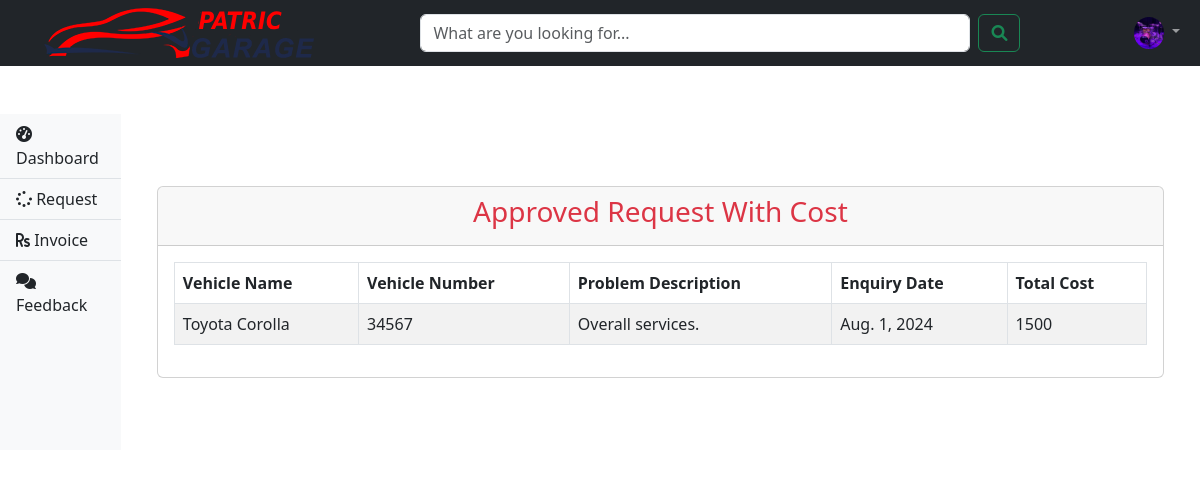
Screenshot of /customer-invoice (signed in) with the database file from the repository.
### vehicle/models.py (models this page shows, shortened)
class Customer(models.Model):
    user = models.OneToOneField(User, on_delete=models.CASCADE)
    address = models.CharField(max_length=500)
    mobile = models.CharField(max_length=20)
    profile_pic = models.ImageField(upload_to='profile_pic/CustomerProfilePic/', null=True, blank=True)

class Request(models.Model):
    CATEGORY_CHOICES = (
        ('two wheeler with gear', 'Two Wheeler with Gear'),
        ('two wheeler without gear', 'Two Wheeler without Gear'),
        ('three wheeler', 'Three Wheeler'),
        ('four wheeler', 'Four Wheeler')
    )
    STATUS_CHOICES = (
        ('Pending', 'Pending'),
        ('Approved', 'Approved'),
        ('Repairing', 'Repairing'),
        ('Repairing Done', 'Repairing Done'),
        ('Released', 'Released')
    )
    category = models.CharField(max_length=50, choices=CATEGORY_CHOICES)
    vehicle_no = models.PositiveIntegerField()
    vehicle_name = models.CharField(max_length=40)
    vehicle_model = models.CharField(max_length=40)
    vehicle_brand = models.CharField(max_length=40)
    problem_description = models.CharField(max_length=500)
    date = models.DateField(auto_now_add=True)
    cost = models.PositiveIntegerField(null=True)
    customer = models.ForeignKey('Customer', on_delete=models.CASCADE, null=True)
    mechanic = models.ForeignKey('Mechanic', on_delete=models.CASCADE, null=True)
    status = models.CharField(max_length=50, choices=STATUS_CHOICES, default='Pending')

### vehicle/views.py (the view)
# urls.py: path('customer-invoice', views.customer_invoice_view,name='customer-invoice'),
@login_required(login_url='customerlogin')
@user_passes_test(is_customer)
def customer_invoice_view(request):
    customer = models.Customer.objects.get(user_id=request.user.id)
    enquiries = models.Request.objects.filter(customer_id=customer.id).exclude(status='Pending')
    return render(request, 'vehicle/customer_invoice.html', {'customer': customer, 'enquiries': enquiries})

### vehicle/views.py (called while the page is built)
def is_customer(user):
    return user.groups.filter(name='CUSTOMER').exists()

### vehicle/templates/vehicle/customer_invoice.html
{% extends 'vehicle/customerbase.html' %}
{% block content %}
<div class="container my-5">
  <div class="card">
    <div class="card-header">
      <h3 class="text-danger text-center">Approved Request With Cost</h3>
    </div>
    <div class="card-body">
      <div class="table-responsive">
        <table class="table table-striped table-bordered">
          <thead>
            <tr>
              <th>Vehicle Name</th>
              <th>Vehicle Number</th>
              <th>Problem Description</th>
              <th>Enquiry Date</th>
              <th>Total Cost</th>
            </tr>
          </thead>
          <tbody>
            {% for enq in enquiries %}
            <tr>
              <td>{{ enq.vehicle_name }}</td>
              <td>{{ enq.vehicle_no }}</td>
              <td>{{ enq.problem_description }}</td>
              <td>{{ enq.date }}</td>
              <td>{{ enq.cost }}</td>
            </tr>
            {% endfor %}
          </tbody>
        </table>
      </div>
    </div>
  </div>
</div>
{% endblock content %}

### vehicle/templates/vehicle/customerbase.html (shortened to what this page needs)
<!DOCTYPE html>
{% load static %}
<html lang="en">
<head>
    <link href="https://cdn.jsdelivr.net/npm/bootstrap@5.3.0-alpha1/dist/css/bootstrap.min.css" rel="stylesheet">
    <link rel="stylesheet" href="https://cdnjs.cloudflare.com/ajax/libs/font-awesome/6.0.0-beta3/css/all.min.css">
    <link rel="stylesheet" type="text/css" href="https://cdnjs.cloudflare.com/ajax/libs/Chart.js/2.9.3/Chart.min.css">
</head>
<body class="overlay-scrollbar">
    <nav class="navbar navbar-expand-lg navbar-dark bg-dark  ">
        <div class="container-fluid">
            <a class="navbar-brand" href="/customer-dashboard">
                <div class="logo"><a href="{% url 'customer-dashboard' %}"><img src="{% static 'vehicle/images/logo.png' %}" alt="Logo"></a>
                </div>
            </a>
            <form class="d-flex ms-auto" style="flex: 1; max-width: 600px;">
                <input class="form-control me-2" type="search" placeholder="What are you looking for..." aria-label="Search">
                <button class="btn btn-outline-success" type="submit"><i class="fas fa-search"></i></button>
            </form>
            <ul class="navbar-nav ms-auto">
                <li class="nav-item dropdown">
                    <a class="nav-link dropdown-toggle" href="#" id="navbarDropdown" role="button" data-bs-toggle="dropdown" aria-expanded="false">
                        <img src="{{ customer.profile_pic.url }}" alt="User image" class="rounded-circle" style="width: 30px;">
                    </a>
                </li>
            </ul>
        </div>
    </nav>
    <div class="d-flex mt-5">
        <nav class="sidebar bg-light border-right">
            <div class="list-group list-group-flush">
                <a href="/customer-dashboard" class="list-group-item list-group-item-action bg-light"><i class="fas fa-tachometer-alt"></i> Dashboard</a>
                <a href="/customer-request" class="list-group-item list-group-item-action bg-light"><i class="fas fa-spinner"></i> Request</a>
                <a href="/customer-invoice" class="list-group-item list-group-item-action bg-light"><i class="fas fa-rupee-sign"></i> Invoice</a>
                <a href="/customer-feedback" class="list-group-item list-group-item-action bg-light"><i class="fas fa-comments"></i> Feedback</a>
            </div>
        </nav>
        <div class="content p-4 w-100">
            {% block content %}
            {% endblock content %}
        </div>
    </div>
</body>
</html>

### rows the page displays
Customer: profile_pic (picture)
Request: vehicle_name "Toyota Corolla", vehicle_no "34567", problem_description "Overall services.", date "Aug. 1, 2024", cost "1500"
